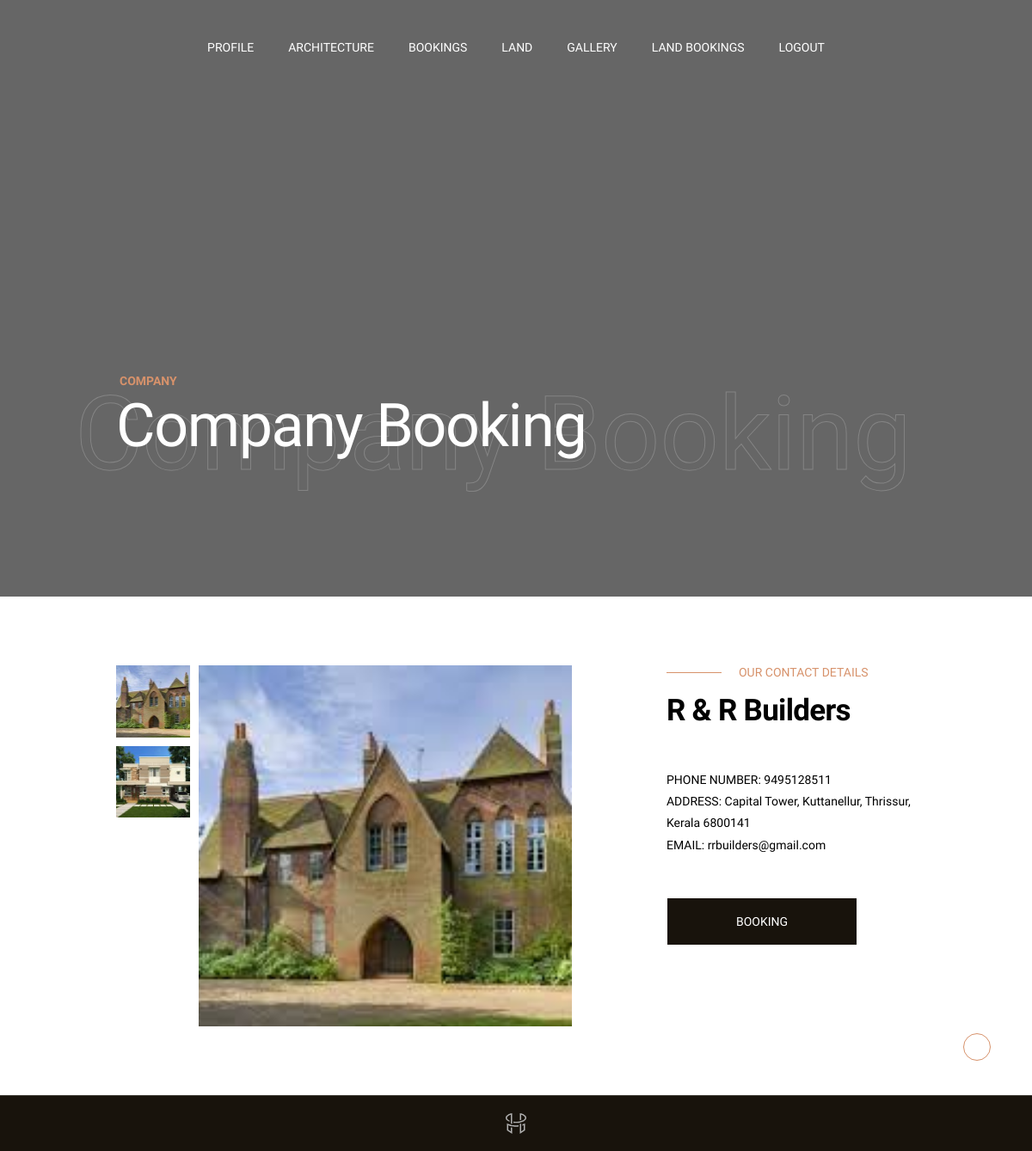
The app's page /user/company_single.php?c_id=1&cccid=2 (signed in) with its own data.
### tables this page shows
CREATE TABLE IF NOT EXISTS `gallery` (
  `g_id` int(11) NOT NULL AUTO_INCREMENT,
  `a_id` int(11) NOT NULL,
  `image` varchar(100) NOT NULL,
  PRIMARY KEY (`g_id`)
);

CREATE TABLE IF NOT EXISTS `company_registration` (
  `c_id` int(30) NOT NULL AUTO_INCREMENT,
  `cl_id` int(30) NOT NULL,
  `c_companyname` varchar(100) NOT NULL,
  `c_address` varchar(100) NOT NULL,
  `c_email` varchar(100) NOT NULL,
  `c_password` varchar(100) NOT NULL,
  `c_phonenumber` varchar(100) NOT NULL,
  `map` text NOT NULL,
  `pincode` int(6) NOT NULL,
  `c_file` varchar(100) NOT NULL,
  PRIMARY KEY (`c_id`)
);

### user/company_single.php (the view, shortened to what this page needs)
<?php
include 'uheader.php';
  ?>
 <?php
  $c_id=$_GET['c_id'];
  $cccid=$_GET['cccid'];
include('../database.php');
?>
      <div class="content-wrapper  js-content-wrapper">
        <section class="page-masthead">
          <div data-parallax="0.6" class="page-masthead__bg">
          </div>
          <div class="container">
            <div class="page-masthead__content">
              <div class="row justify-content-between md:justify-content-center align-items-center">
                <div class="col-lg-9 col-md-10">
                  <div data-anim="slide-up delay-1">
                    <div class="page-masthead__subtitle">company</div>
                    <div class="page-masthead__back_title">Company Booking</div>
                    <h1 class="page-masthead__title text-white">Company Booking</h1>
                  </div>
                </div>
              </div>
            </div>
          </div>
        </section>
        <section class="layout-pt-md layout-pb-md">
          <div class="container">
            <div class="row y-gap-60">
              <div class="col-lg-7">
                <div class="shopSingle-preview js-shop-slider">
                  <div class="shopSingle-preview__imageList js-slider-pagination">
<?php
                  $result1 = $con->query("select * from gallery WHERE a_id=$cccid");
                               while($row1= mysqli_fetch_array($result1))
                                 {
                                 ?>
                    <div data-cursor class="gallery__item">
                      <div class="ratio ratio-62:60">
                        <img class="ratio-img" src="../uploads/<?php echo $row1['image'];?>" alt="project image">
                      </div>
                    </div>
              <?php } ?>
                  </div>
                  <div class="shopSingle-preview__image js-slider-slider">
                    <div class="swiper-wrapper">
                      <?php
                  $result2 = $con->query("select * from gallery WHERE a_id=$cccid");
                               while($row2= mysqli_fetch_array($result2))
                                 {
                                 ?>
                      <div class="swiper-slide">
                        <a href="../uploads/<?php echo $row2['image'];?>" class="gallery__item js-gallery" data-gallery="gallery1">
                          <div class="ratio ratio-62:60">
                            <img class="ratio-img" src="../uploads/<?php echo $row2['image'];?>" alt="project image">
                          </div>
                        </a>
                      </div>
    <?php } ?>
                    </div>
                  </div>
                </div>
              </div>
               <?php
                  $result = $con->query("select * from company_registration WHERE c_id=$c_id");
                               while($row= mysqli_fetch_array($result))
                                 {
                                 ?>
              <div class="col-xl-4 col-lg-4 offset-lg-1">
                <div class="md:pt-40 md:pb-40">
                  <div class="sectionHeading -left-line">
                    <span class="sectionHeading__subtitle">OUR CONTACT DETAILS</span>
                    <h2 class="sectionHeading__title"><?php echo $row['c_companyname'];?></h2>
                  </div>
                  <div class="text-sm text-black leading-4xl mt-48 md:mt-16">
                    <p>PHONE NUMBER: <?php echo $row['c_phonenumber'];?></p>
                    <p>ADDRESS: <?php echo $row['c_address'];?></p>
                    <p>EMAIL: <?php echo $row['c_email'];?></p>
                    <br>
                  </div>
                  <div class="socialsSection mt-24">
                   <div class="col-auto">
                    <form action="booking_form.php" method="post">
                      <input type="submit" name="Booking" value="Booking" class="button -md -dark text-white">
                    </form>
                    </div>
                  </div>
                </div>
              </div>
             <?php }
                   ?>
            </div>
          </div>
        </section>
       <?php
include 'ufooter.php';
?>

### records on screen
gallery: image (picture)
gallery: image (picture)
company_registration: c_companyname "R & R Builders", c_phonenumber "9495128511", c_address "Capital Tower, Kuttanellur, Thrissur, Kerala 6800141", c_email "rrbuilders@gmail.com"
